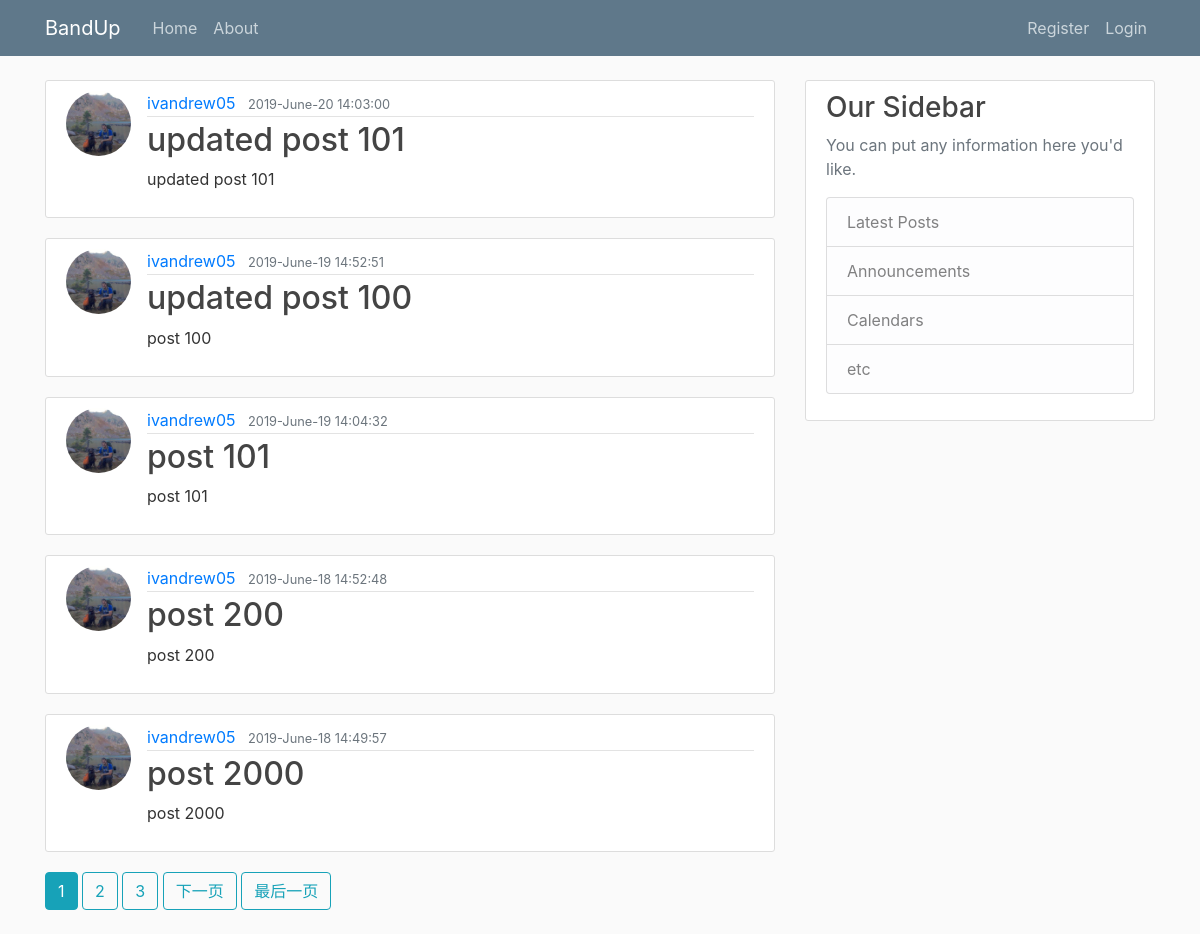
Before: / with the older database file.
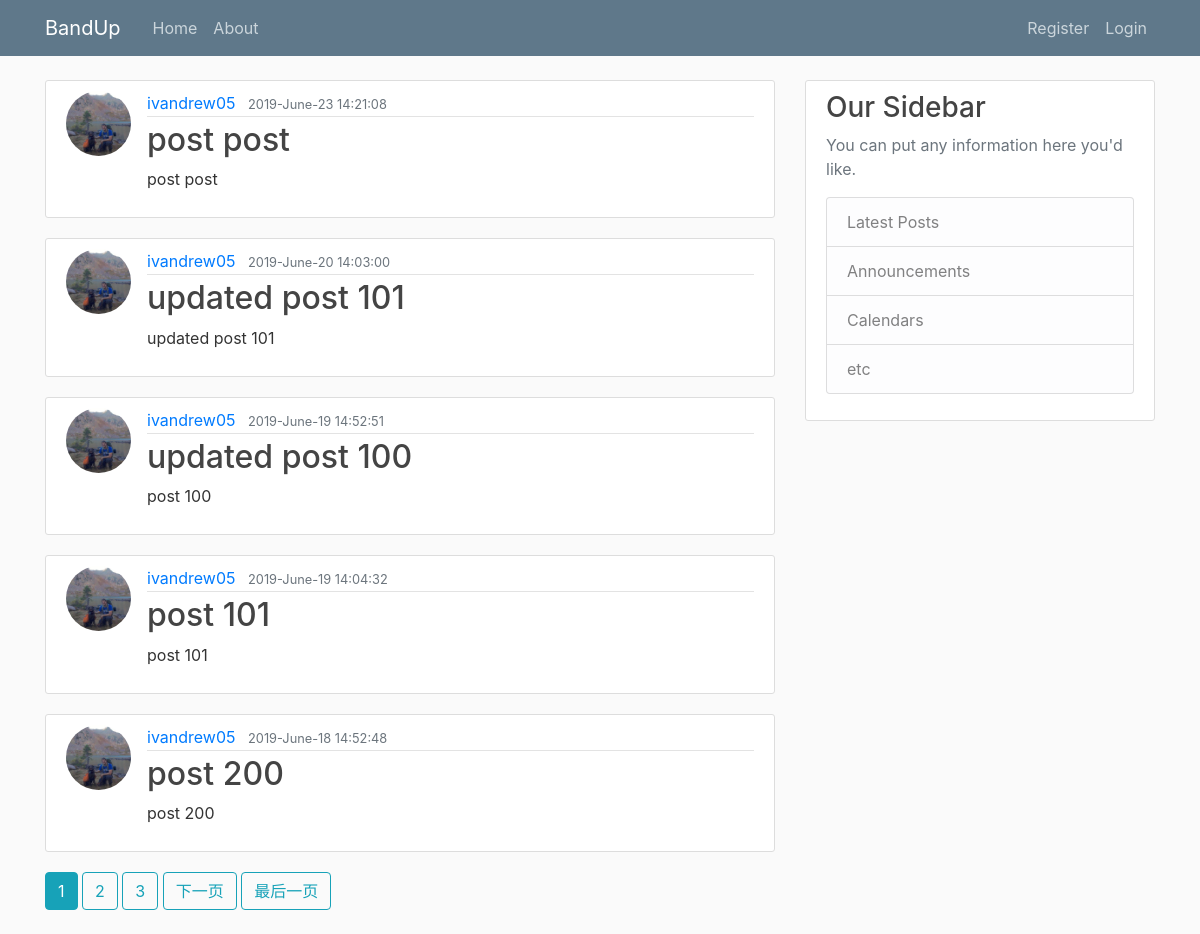
After: the same page with the newer database file.
### myapp/models.py (models this page shows, shortened)
class Post(models.Model):
    title = models.CharField(max_length=100)
    content = models.TextField()
    date_posted = models.DateTimeField(default=timezone.now)
    author = models.ForeignKey(User, on_delete=models.CASCADE)

### users/models.py (models this page shows, shortened)
class Profile(models.Model):
    user = models.OneToOneField(User, on_delete=models.CASCADE)
    image = models.ImageField(default='default.jpg', upload_to='profile_pics')

### myapp/views.py (the view)
# urls.py: path("", PostListView.as_view(), name="myapp-home"),
class PostListView(ListView):
    model = Post
    template_name = 'myapp/home.html'    # <app>/<model>_<viewtype>.html
    context_object_name = 'posts'
    ordering = ['-date_posted']
    paginate_by = 5

### myapp/templates/myapp/home.html (shortened to what this page needs)
{% extends 'myapp/base.html' %}
{%block content%}
{% for post in posts %}
<article class="media content-section">
    <img class="rounded-circle article-img" src="{{ post.author.profile.image.url}}">
    <div class="media-body">
        <div class="article-metadata">
            <a class="mr-2" href="{% url 'user-posts' post.author.username %}">{{ post.author }}</a>
            <small class="text-muted">{{ post.date_posted|date:"Y-F-d H:i:s" }}</small>
        </div>
        <h2><a class="article-title" href="{% url 'post-detail' post.id %}">{{ post.title }}</a></h2>
        <p class="article-content">{{ post.content }}</p>
    </div>
</article>
{% endfor %}
{% if is_paginated %}
{% for num in page_obj.paginator.page_range %}
{% if page_obj.number == num %}
<a class="btn btn-info mb-4" href="?page={{ num }}">{{ num }}</a>
{% elif num > page_obj.number|add:'-3' and num < page_obj.number|add:'3' %}
<a class="btn btn-outline-info mb-4" href="?page={{ num }}">{{ num }}</a>
{% endif %}
{% endfor %}
{% if page_obj.has_next %}
<a class="btn btn-outline-info mb-4" href="?page={{ page_obj.next_page_number }}">下一页</a>
<a class="btn btn-outline-info mb-4" href="?page={{ page_obj.paginator.num_pages }}">最后一页</a>
{% endif %}
{% endif %}
{% endblock content %}

### myapp/templates/myapp/base.html (shortened to what this page needs)
{% load static %}
<!DOCTYPE html>
<html>
<head>
    <link rel="stylesheet" href="https://stackpath.bootstrapcdn.com/bootstrap/4.3.1/css/bootstrap.min.css"
>
    <link rel="stylesheet" type="text/css" href="{% static 'myapp/main.css' %}">
</head>
<body>
    <header class="site-header">
        <nav class="navbar navbar-expand-md navbar-dark bg-steel fixed-top">
            <div class="container">
                <a class="navbar-brand mr-4" href="{% url 'myapp-home' %}">BandUp</a>
                <div class="collapse navbar-collapse" id="navbarToggle">
                    <div class="navbar-nav mr-auto">
                        <a class="nav-item nav-link" href="{% url 'myapp-home' %}">Home</a>
                        <a class="nav-item nav-link" href="{% url 'myapp-about' %}">About</a>
                    </div>
                    <div class="navbar-nav">
                        {% if user.is_authenticated %}
                        <a class="nav-item nav-link" href="{% url 'post-create' %}">New Post</a>
                        <a class="nav-item nav-link" href="{% url 'profile' %}">Profile</a>
                        <a class="nav-item nav-link" href="{% url 'logout' %}">Logout</a>
                        {% else %}
                        <a class="nav-item nav-link" href="{% url 'register' %}">Register</a>
                        <a class="nav-item nav-link" href="{% url 'login' %}">Login</a>
                        {% endif %}
                    </div>
                </div>
            </div>
        </nav>
    </header>
    <main role="main" class="container">
        <div class="row">
            <div class="col-md-8">
                {% block content %}{% endblock %}
            </div>
            <div class="col-md-4">
                <div class="content-section">
                    <h3>Our Sidebar</h3>
                    <p class='text-muted'>You can put any information here you'd like.
                        <ul class="list-group">
                            <li class="list-group-item list-group-item-light">Latest Posts</li>
                            <li class="list-group-item list-group-item-light">Announcements</li>
                            <li class="list-group-item list-group-item-light">Calendars</li>
                            <li class="list-group-item list-group-item-light">etc</li>
                        </ul>
                    </p>
                </div>
            </div>
        </div>
    </main>
</body>
</html>

### myapp/static/myapp/main.css (style rules this page uses)
body { background: #fafafa; color: #333333; margin-top: 5rem; }
h1, h2, h3, h4, h5, h6 { color: #444444; }
ul { margin: 0; }
.bg-steel { background-color: #5f788a; }
.site-header .navbar-nav .nav-link { color: #cbd5db; }
.content-section { background: #ffffff; padding: 10px 20px; border: 1px solid #dddddd; border-radius: 3px; margin-bottom: 20px; }
.article-title { color: #444444; }
.article-content { white-space: pre-line; }
.article-img { height: 65px; width: 65px; margin-right: 16px; }
.article-metadata { padding-bottom: 1px; margin-bottom: 4px; border-bottom: 1px solid #e3e3e3 }

Changed rows visible on the page:
no longer on this page (row unchanged): Post: author.profile.image (picture), author "ivandrew05", date_posted "2019-June-18 14:49:57", title "post 2000", content "post 2000"
added Post: author.profile.image (picture), author "ivandrew05", date_posted "2019-June-23 14:21:08", title "post post", content "post post"
